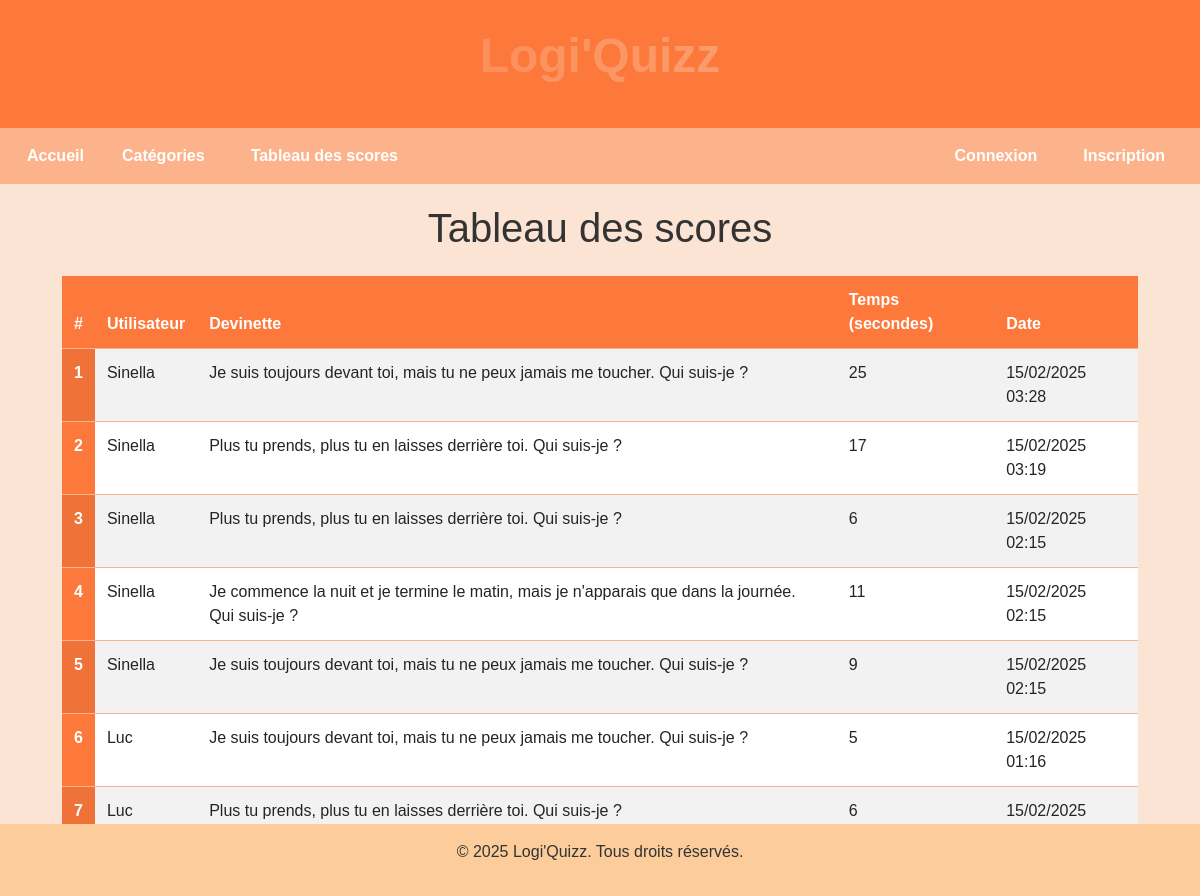
The page /scoreboard/ on the database its author committed.
### riddles/models.py (models this page shows, shortened)
class Score(models.Model):
    user = models.ForeignKey(User, on_delete=models.CASCADE)
    riddle = models.ForeignKey(Riddle, on_delete=models.CASCADE)
    time_taken = models.IntegerField()  # Temps en secondes
    date_played = models.DateTimeField(auto_now_add=True)

class Riddle(models.Model):
    question = models.TextField()
    answer = models.CharField(max_length=200)
    category = models.ForeignKey(Category, on_delete=models.CASCADE)
    hint = models.TextField(blank=True, null=True)

### riddles/views.py (the view)
# urls.py: path('scoreboard/', views.scoreboard, name='scoreboard'),
def scoreboard(request):
    scores = Score.objects.order_by('-date_played')
    return render(request, 'riddles/scoreboard.html', {'scores': scores})

### templates/riddles/scoreboard.html (shortened to what this page needs)
{% extends 'base.html' %}
{% load static %}
{% block extra_css %}
  <link rel="stylesheet" href="{% static 'css/scoreboard.css' %}">
{% endblock %}
{% block content %}
  <div class="scoreboard-container">
    <h1 class="text-center mb-4">Tableau des scores</h1>
    <table class="table table-striped">
      <thead>
        <tr>
          <th scope="col">#</th>
          <th scope="col">Utilisateur</th>
          <th scope="col">Devinette</th>
          <th scope="col">Temps (secondes)</th>
          <th scope="col">Date</th>
        </tr>
      </thead>
      <tbody>
        {% for score in scores %}
          <tr>
            <th scope="row">{{ forloop.counter }}</th>
            <td>{{ score.user.username }}</td>
            <td>{{ score.riddle.question }}</td>
            <td>{{ score.time_taken }}</td>
            <td>{{ score.date_played|date:"d/m/Y H:i" }}</td>
          </tr>
        {% endfor %}
      </tbody>
    </table>
  </div>
{% endblock %}

### templates/base.html (shortened to what this page needs)
{% load static %}
<!DOCTYPE html>
<html lang="fr">
<head>
  <link href="https://cdn.jsdelivr.net/npm/bootstrap@5.3.0/dist/css/bootstrap.min.css" rel="stylesheet">
  <link rel="stylesheet" href="{% static 'css/styles.css' %}">
  {% block extra_css %}{% endblock %}
</head>
<body>
  {% include 'partials/header.html' %}
  {% include 'partials/navigation.html' %}
  <main class="container">
    {% block content %}{% endblock %}
  </main>
  {% include 'partials/footer.html' %}
</body>
</html>

### templates/partials/header.html
{%load static %}
<header>
   <p class="marque"> Logi'Quizz </p>
  </header>

### templates/partials/navigation.html (shortened to what this page needs)
{% load static %}
<nav class="navbar navbar-expand-lg navbar-light bg-hit-pink">
    <div class="container-fluid">
      <a class="nav-link" href="{% url 'home' %}">
        Accueil
    </a>
      <div class="collapse navbar-collapse" id="navbarNav">
        <ul class="navbar-nav me-auto">
          <li class="nav-item">
            <a class="nav-link" href="{% url 'category_list' %}">Catégories</a>
          </li>
          <li class="nav-item">
            <a class="nav-link" href="{% url 'scoreboard' %}">Tableau des scores</a>
          </li>
        </ul>
        <ul class="navbar-nav">
          {% if user.is_authenticated %}
            <li class="nav-item">
              <a class="nav-link" href="{% url 'profile' %}">Profil</a>
            </li>
            <li class="nav-item">
                <form action="{% url 'logout' %}" method="post" class="d-inline">
                    {% csrf_token %}
                    <button type="submit" class="btn btn-link nav-link">Déconnexion</button>
                  </form>
            </li>
          {% else %}
            <li class="nav-item">
              <a class="nav-link" href="{% url 'login' %}">Connexion</a>
            </li>
            <li class="nav-item">
              <a class="nav-link" href="{% url 'signup' %}">Inscription</a>
            </li>
          {% endif %}
        </ul>
      </div>
    </div>
  </nav>

### templates/partials/footer.html
<footer class="bg-cherokee text-center py-3">
    <p>&copy; 2025 Logi'Quizz. Tous droits réservés.</p>
  </footer>

### static/css/styles.css (style rules this page uses)
:root { --color-crusta: #fc783b; --color-cinderella: #fce4d5; --color-hit-pink: #fcb38b; --color-cherokee: #fccd9b; }
body { background-color: var(--color-cinderella); color: #333; font-family: 'Arial', sans-serif; margin: 0; padding: 0; }
header { background-color: var(--color-crusta); color: white; padding: 20px; text-align: center; }
nav { background-color: var(--color-hit-pink); padding: 10px; }
nav a { color: white; text-decoration: none; margin: 0 15px; }
footer { background-color: var(--color-cherokee); color: #333; text-align: center; padding: 10px; position: fixed; bottom: 0; width: 100%; }
a { color: var(--color-crusta); text-decoration: none; }
.nav-link { color: white !important; font-weight: bold; }
.marque { font-size: 3rem; font-weight: bold; background: linear-gradient(90deg, #fc783b, #fcb38b, #fccd9b); -webkit-background-clip: text; background-clip: text; -webkit-text-fill-color: transparent; background-size: 200% 200%; animation: gradient-animation 3s ease infinite; }

### static/css/scoreboard.css (style rules this page uses)
.scoreboard-container { padding: 20px; }
.table { width: 100%; border-collapse: collapse; margin-top: 20px; }
.table th, .table td { padding: 12px; text-align: left; border-bottom: 1px solid var(--color-hit-pink); }
.table th { background-color: var(--color-crusta); color: white; }
.table-striped tbody tr:nth-of-type(odd) { background-color: rgba(252, 179, 139, 0.1); }

### rows shown on the page
Score: user.username "Sinella", riddle.question "Je suis toujours devant toi, mais tu ne peux jamais me toucher. Qui suis-je ?", time_taken "25", date_played "15/02/2025 03:28"
Score: user.username "Sinella", riddle.question "Plus tu prends, plus tu en laisses derrière toi. Qui suis-je ?", time_taken "17", date_played "15/02/2025 03:19"
Score: user.username "Sinella", riddle.question "Plus tu prends, plus tu en laisses derrière toi. Qui suis-je ?", time_taken "6", date_played "15/02/2025 02:15"
Score: user.username "Sinella", riddle.question "Je commence la nuit et je termine le matin, mais je n'apparais que dans la journée. Qui suis-je ?", time_taken "11", date_played "15/02/2025 02:15"
Score: user.username "Sinella", riddle.question "Je suis toujours devant toi, mais tu ne peux jamais me toucher. Qui suis-je ?", time_taken "9", date_played "15/02/2025 02:15"
Score: user.username "Luc", riddle.question "Je suis toujours devant toi, mais tu ne peux jamais me toucher. Qui suis-je ?", time_taken "5", date_played "15/02/2025 01:16"
Score: user.username "Luc", riddle.question "Plus tu prends, plus tu en laisses derrière toi. Qui suis-je ?", time_taken "6", date_played "15/02/2025…"
